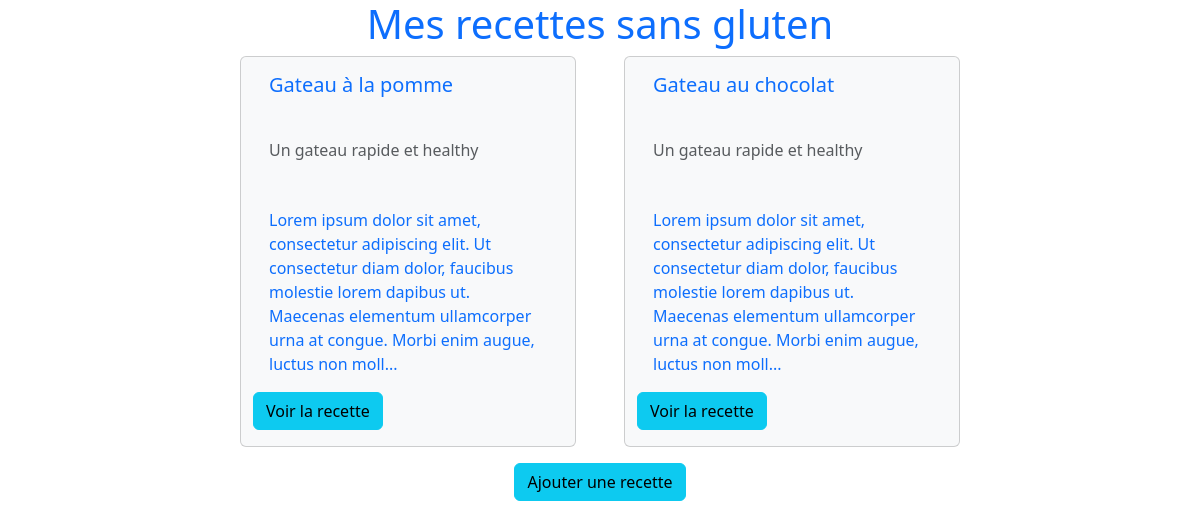
The page / on the database its author committed.
### tables this page shows
CREATE TABLE `recettes` (
  `id` int(10) NOT NULL,
  `title` varchar(255) NOT NULL,
  `description` text DEFAULT NULL,
  `recette` text DEFAULT NULL
);

### src/recipes.php (called while the page is built, shortened)
<?php
function getRecipes(PDO $pdo, int $limit = null, int $page = null) :array|bool  {
    $sql = "SELECT * FROM recettes ORDER by id DESC";
    if ($limit && !$page) {
        $sql .= " LIMIT :limit";
    }
    $query = $pdo->prepare($sql);
    if ($limit) {
        $query ->bindValue(':limit', $limit, PDO::PARAM_INT);
    }
    $query->execute();
    return $query->fetchAll(PDO::FETCH_ASSOC);
}

### src/index.php (the view)
<?php
require 'recipes.php';
require_once "header.php";
$recipes=getRecipes($pdo, 10);
?>
      <h1 class="text-primary text-center">Mes recettes sans gluten</h1>
      <div class="container  ">
        <div class="row gap-3 justify-content-center">
        <?php foreach ($recipes as $recipe) {?>
<div class="card mx-3 bg-light text-primary col-lg-3 col-md-5 col-sm-8 mb-3" style="width: 21rem;">
  <div class="card-body ">
    <h5 class="card-title mb-5"><?=htmlentities($recipe['title'])?></h5>
    <h6 class="card-subtitle mb-5 text-body-secondary"><?=nl2br(htmlentities($recipe['description']))?></h6>
    <p class="card-text"><?php echo substr(nl2br(htmlentities($recipe['recette'])),0,200).'...';?></p>
  </div>
  <div class="mb-3">
    <a href="recette.php?id=<?=$recipe['id'];?>" class="btn btn-info ">Voir la recette </a>
  </div>
</div>
       <?php } ?>
</div>
<div class="mb-3 text-center">
    <a href="recette_add.php" class="btn btn-info ">Ajouter une recette </a>
  </div>
    </body>
</html>

### src/header.php (shortened to what this page needs)
<!DOCTYPE html>
<html>
    <head>
        <link href="https://cdn.jsdelivr.net/npm/bootstrap@5.3.3/dist/css/bootstrap.min.css" rel="stylesheet">
        <link rel="stylesheet" href="style.css">
    </head>
    <body>

### rows shown on the page
recettes: title "Gateau à la pomme", description "Un gateau rapide et healthy", recette "Lorem ipsum dolor sit amet, consectetur adipiscing elit. Ut consectetur diam dolor, faucibus molestie lorem dapibus ut. Maecenas elementum ullamcorper urna at congue. Morbi enim augue, luctus non moll"
recettes: title "Gateau au chocolat", description "Un gateau rapide et healthy", recette "Lorem ipsum dolor sit amet, consectetur adipiscing elit. Ut consectetur diam dolor, faucibus molestie lorem dapibus ut. Maecenas elementum ullamcorper urna at congue. Morbi enim augue, luctus non moll"
